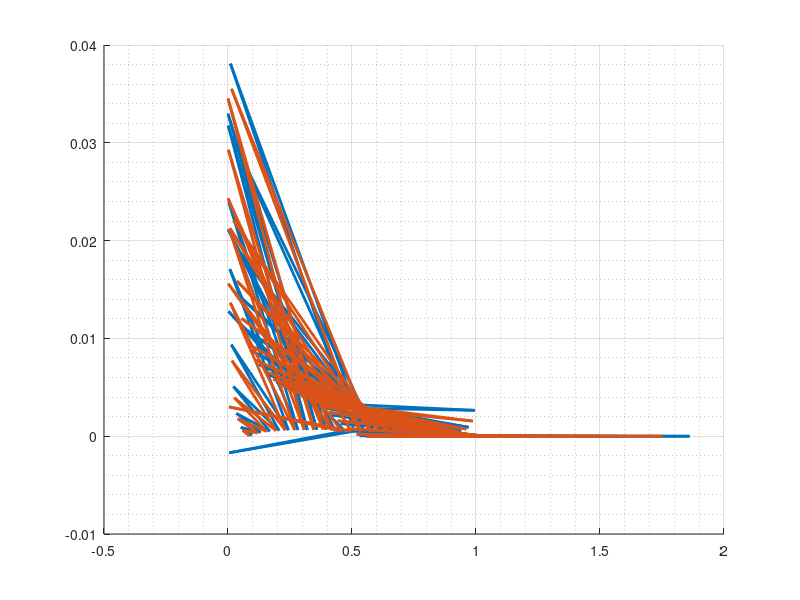

Here is the MATLAB script that generated this plot: (Note: this script raises an error after producing the figure.)
fileID = fopen('ahhh.txt','r');
tline = fgets(fileID);

data = textscan(fileID, '%f%f%f%f%f%f', 'Delimiter', ',');
fclose(fileID);

data1 = cell2mat(data(1));
data2 = cell2mat(data(2));


data3 = cell2mat(data(3));
data4 = cell2mat(data(4));

data5 = cell2mat(data(5));
data6 = cell2mat(data(6));



hold on
grid on
grid minor

plot(data1(1:end-10),data2(1:end-10),'LineWidth',2);
plot(data3(1:end-10),data4(1:end-10),'LineWidth',2);

% plot(data1(1:end-100),data2(1:end-100),'r','LineWidth',2);
% plot(data1(101:end),data2(101:end),'b','LineWidth',2);

%plot(data3(1:end-10),data4(1:end-10),'LineWidth',2);
%plot(data5(1:end-10),data6(1:end-10),'LineWidth',2);

%for finding max cl
% [M,I] = max(data2);
% plot(data1(I),M,'r.','MarkerSize',20);
% 
% xvals = linspace(0,2,1000);
% yvals = 0.00546168/0.585834.*xvals;
% plot(xvals,yvals,'--k','LineWidth',1);
% plot(1.34562,0.01168,'r.','MarkerSize',20);
% text(0.585,0.00546168+0.01,"(i)");

% xvals = linspace(0,2,1000);
% yvals = 0.00589/0.6111.*xvals;
% plot(xvals,yvals,'-.k','LineWidth',1);
% plot(0.6111,0.00589,'g.','MarkerSize',20);
%text(1.18891,0.012777+0.01,"(ii)");

% text(0.6,-1.6,"SOMEWHAT");
% text(0.6,-1,"UNFAVORABLE");
% % 
% text(0.1,-3.2,"VERY");
% text(0.1,-2.7,"UNFAVORABLE");

% plot(0.442,0.0004325,'k.','Markersize',20);
% plot(0.6,4.827E-5,'k.','Markersize',20);
% 
% plot(0.505,0.00579,'r.','Markersize',20);
% plot(0.693,0.00352,'r.','Markersize',20);
xline(0);
yline(0);
%legend("NACA64(2)-215 (51) Panels","NACA64(2)-215 (101) Panels"  ,"NACA64(2)-215 (201) Panels"); 

%str = "Max c_l/c_d @" + "(" + string(data1(I)) + "," + string(M) + ")";
legend("NACA64(2)-215 (201) Panels (Re=3e9)(upper surface)","NACA64(2)-215 (201) Panels (Re=3e9)(lower surface)");  
title('$\tau_w$ vs $x/c$','Interpreter','latex', 'FontSize', 19);
xlabel('$x/c$','Interpreter','latex', 'FontSize', 18);
ylabel('$\tau_w$','Interpreter','latex', 'FontSize', 18)
set(get(gca,'ylabel'),'rotation',0)
%set(gca, 'YDir','reverse')